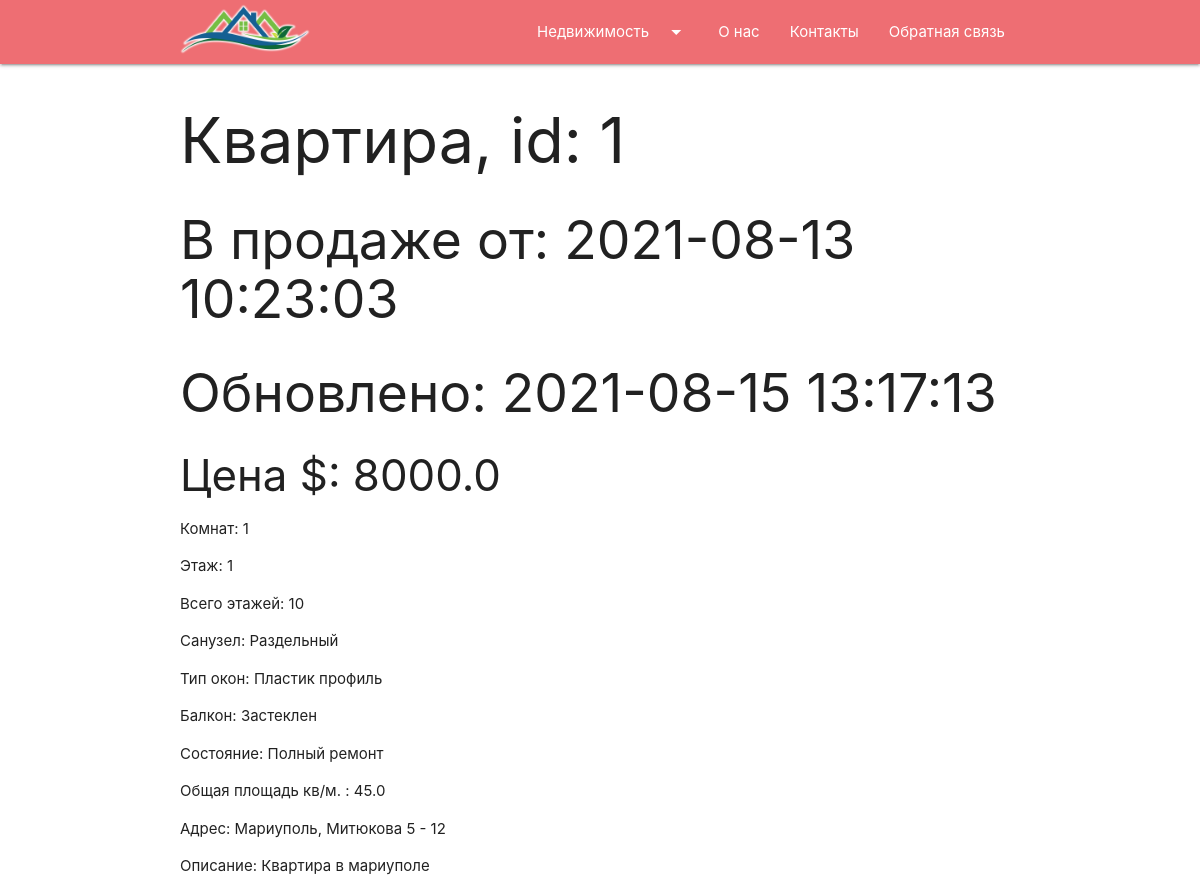
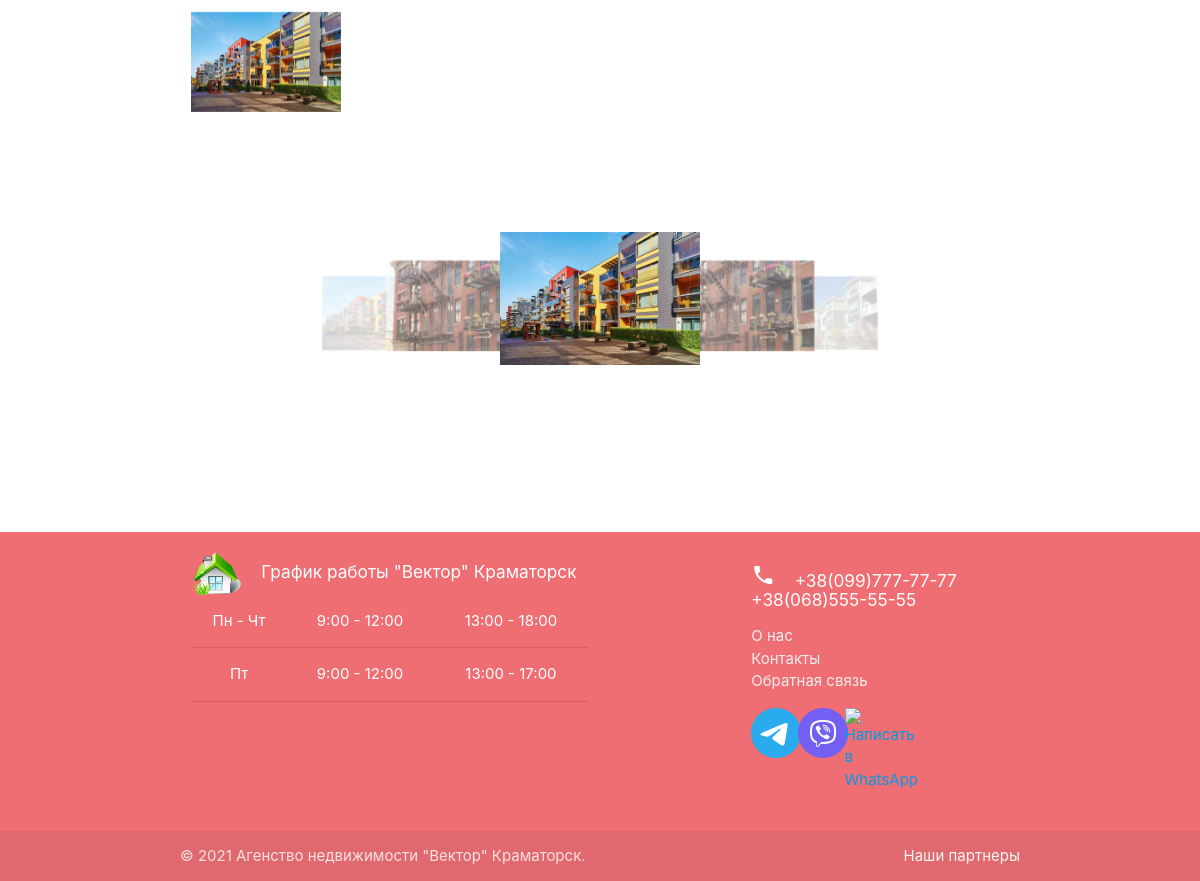
The page /apartment/1/ on the database its author committed (2 pictures, top to bottom).
### agency/models.py (models this page shows, shortened)
class Apartment(models.Model):
    ADJACENT = 'Смежный'
    SEPARATED = 'Раздельный'
    BATHROOM_CHOICE = [(ADJACENT, 'Смежный'), (SEPARATED, 'Раздельный')]
    PLASTIC = 'Пластик профиль'
    WOOD = 'Дерево профиль'
    STANDARD = 'Стандартная комплектация'
    WINDOW_CHOICE = [(PLASTIC, 'Пластик профиль'),(WOOD, 'Дерево профиль'),(STANDARD, 'Стандартная комплектация')]
    OPEN_BALCONY = 'Открытого типа'
    GLAZED_BALCONY = 'Застеклен'
    GLAZED_AND_INSULATED = 'Застеклен и утеплен'
    NO_BALCONY = 'Отсутствует'
    BALCONY_CHOICE = [
        (OPEN_BALCONY, 'Открытого типа'),
        (GLAZED_BALCONY, 'Застеклен'),
        (GLAZED_AND_INSULATED, 'Застеклен и утеплен'),
        (NO_BALCONY, 'Отсутствует')
    ]
    BASIC_REPAIR = 'Базовый ремонт'
    FULL_REPAIR = 'Полный ремонт'
    NO_REPAIR = 'Требуется ремонт'
    ROOM_CONDITION = [(BASIC_REPAIR, 'Базовый ремонт'), (FULL_REPAIR, 'Полный ремонт'), (NO_REPAIR, 'Требуется ремонт')]
    slug_title = 'Apartment'
    created_at = models.DateTimeField(auto_now_add=True, verbose_name='Создано')
    updated_at = models.DateTimeField(auto_now=True, verbose_name='Обновлено')
    proposal_type = models.CharField(max_length=8, choices=_PROP_CHOICES, default=_SALE, verbose_name='Тип предложения')
    price = models.FloatField(verbose_name='Цена $')
    number_of_rooms = models.PositiveSmallIntegerField(
        default=1, validators=[MinValueValidator(1), MaxValueValidator(10)], verbose_name='Кол-во комнат'
    )
    floor_number = models.PositiveSmallIntegerField(
        default=1, validators=[MinValueValidator(1), MaxValueValidator(25)], verbose_name='Этаж'
    )
    total_floors_number = models.PositiveSmallIntegerField(
        default=10, validators=[MinValueValidator(1), MaxValueValidator(25)], verbose_name='Всего этажей'
    )
    bathroom = models.CharField(max_length=10, choices=BATHROOM_CHOICE, default=SEPARATED, verbose_name='Туалет')
    window_type = models.CharField(max_length=25, choices=WINDOW_CHOICE, default=PLASTIC, verbose_name='Окна')
    balcony = models.CharField(max_length=20, choices=BALCONY_CHOICE, default=GLAZED_BALCONY, verbose_name='Балкон')
    room_condition = models.CharField(max_length=20, choices=ROOM_CONDITION, default=FULL_REPAIR, verbose_name='Ремонт')
    total_area = models.FloatField(
        default=10.0, validators=[MinValueValidator(10.0), MaxValueValidator(400.0)], verbose_name='Общая площадь кв.м'
    )
    address = models.CharField(max_length=65, verbose_name='Адрес')
    description = models.TextField(blank=True, max_length=400, verbose_name='Описание')

class ApartmentGallery(models.Model):
    apartment = models.ForeignKey(Apartment, on_delete=models.CASCADE, related_name='images')
    image = models.ImageField(upload_to="apartments/")

### agency/views.py (the view)
# urls.py: path('apartment/<int:pk>/', ApartmentView.as_view(), name='apartment'),
class ApartmentView(DetailView):
    model = Apartment

### agency/templates/agency/apartment_detail.html (shortened to what this page needs)
{% extends 'index.html' %}
{% block content %}
<div class="container">
    <h1>Квартира, id: {{ object.pk }}</h1>
    <h2>В продаже от: {{ object.created_at | date:"Y-m-d H:i:s" }}</h2>
    <h2>Обновлено: {{ object.updated_at | date:"Y-m-d H:i:s" }}</h2>
    <h3>Цена $: {{ object.price }}</h3>
    <p>Комнат: {{ object.number_of_rooms }}</p>
    <p>Этаж: {{ object.floor_number }}</p>
    <p>Всего этажей: {{ object.total_floors_number }}</p>
    <p>Санузел: {{ object.bathroom }}</p>
    <p>Тип окон: {{ object.window_type }}</p>
    <p>Балкон: {{ object.balcony }}</p>
    <p>Состояние: {{ object.room_condition }}</p>
    <p>Общая площадь кв/м. : {{ object.total_area }}</p>
    <p>Адрес: {{ object.address }}</p>
    <p>Описание: {{ object.description }}</p>
    <div class="row">
            <div class="col s3 m3 l3">
                <img class="materialboxed responsive-img" width="150" src="{{ object.images.first.image.url }}">
            </div>
    </div>
    <div class="carousel gallery">
        {% for photo in object.images.all %}
        <a data-fancybox="gallery" class="carousel-item" href="{{ photo.image.url }}"><img src="{{ photo.image.url }}"></a>
        {% endfor %}
    </div>
</div>
{% endblock %}

### rental/static/css/main.css (style rules this page uses)
body { display: flex; min-height: 100vh; flex-direction: column; }

### rows shown on the page
Apartment: pk "1", created_at "2021-08-13 10:23:03", updated_at "2021-08-15 13:17:13", price "8000.0", number_of_rooms "1", floor_number "1", total_floors_number "10", bathroom "Раздельный", window_type "Пластик профиль", balcony "Застеклен", room_condition "Полный ремонт", total_area "45.0", address "Мариуполь, Митюкова 5 - 12", description "Квартира в мариуполе", images.first.image (picture)
ApartmentGallery: image (picture)
ApartmentGallery: image (picture)
ApartmentGallery: image (picture)
ApartmentGallery: image (picture)
ApartmentGallery: image (picture)
